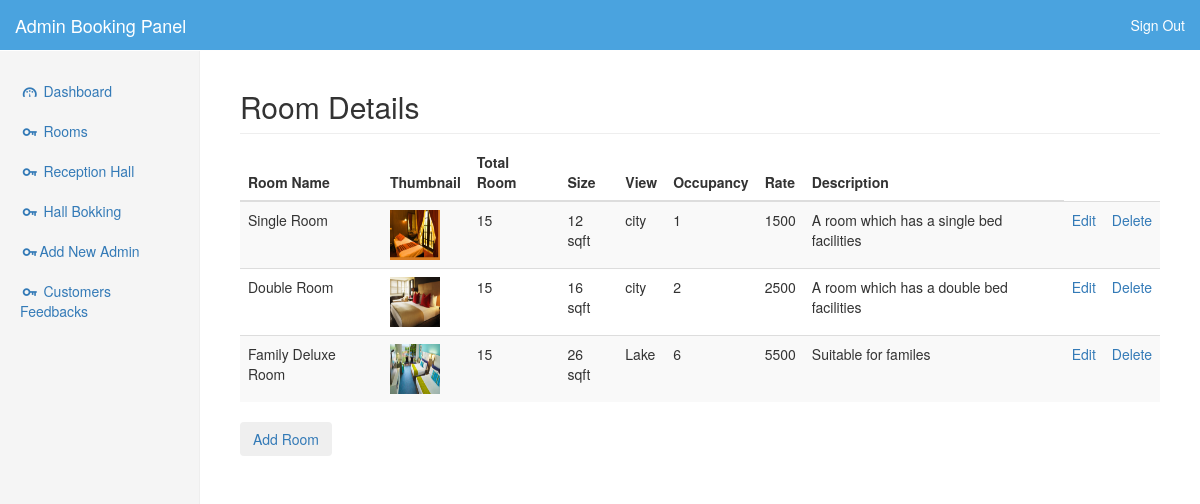
Screenshot of /HotelB/admin/room.php with the database file from the repository.
### tables this page shows
CREATE TABLE IF NOT EXISTS `room` (
  `room_id` int(255) NOT NULL,
  `total_room` int(255) NOT NULL,
  `occupancy` int(255) DEFAULT NULL,
  `size` varchar(30) DEFAULT NULL,
  `view` varchar(30) DEFAULT NULL,
  `room_name` varchar(50) NOT NULL,
  `descriptions` text,
  `rate` double NOT NULL,
  `imgpath` varchar(100) NOT NULL
);

### HotelB/admin/room.php (the view, shortened to what this page needs)
<!DOCTYPE html>
<html lang="en"><head><meta http-equiv="Content-Type" content="text/html; charset=UTF-8">
    <link href="css/bootstrap.min.css" rel="stylesheet">
    <link href="css/dashboard.css" rel="stylesheet">
	<link href="http://ajax.googleapis.com/ajax/libs/jqueryui/1.8/themes/base/jquery-ui.css" rel="stylesheet" type="text/css"/>
	<link href="css/datepicker.css" rel="stylesheet" type="text/css"/>
  <link rel="stylesheet" href="css/fontello.css">
    <link rel="stylesheet" href="css/animation.css">
 </head>
  <body>
    <nav class="navbar navbar-inverse navbar-fixed-top" role="navigation">
      <div class="container-fluid" style="background-color: #4aa3df;">
        <div class="navbar-header">
          <a class="navbar-brand" href="#" style="color: #ffffff;">Admin Booking Panel</a>
        </div>
        <div id="navbar" class="navbar-collapse collapse">
          <ul class="nav navbar-nav navbar-right">
            <li><a href="signout.php" style="color: #ffffff;">Sign Out</a></li>
          </ul>
        </div>
      </div>
    </nav>
    <div class="container-fluid">
      <div class="row">
        <div class="col-sm-5 col-md-2 sidebar">
          <ul class="nav nav-sidebar">
            <li><a href="dashboard.php"><i class="icon-gauge"></i> Dashboard <span class="sr-only">(current)</span></a></li>
				<li><a href="room.php"><i class="icon-key"></i> Rooms</a></li>
            <li><a href="reception.php"><i class="icon-key"></i> Reception Hall</a></li>
            <li><a href="rhbooking.php"><i class="icon-key"></i> Hall Bokking</a></li>
            <li><a href="newadmin.php"><i class="icon-key"></i>Add New Admin</a></li>
            <li><a href="feedback.php"><i class="icon-key"></i> Customers Feedbacks</a></li>
          </ul>
        </div>
        <div class="col-sm-9 col-sm-offset-3 col-md-10 col-md-offset-2 main" id="roomdetail">
          <h2 class="sub-header">Room Details</h2>
          <div class="table-responsive">
            <table class="table table-striped">
              <thead>
                <tr>
                  <th>Room Name</th>
                  <th>Thumbnail</th>
                  <th>Total Room</th>
				  <th>Size</th>
                  <th>View</th>
			      <th>Occupancy</th>
                  <th>Rate</th>
                  <th>Description</th>
                </tr>
              </thead>
              <tbody id="roominfo"  >
					<?php
						include './auth.php';
						$result = mysqli_query($con,"select * from room");
						if(mysqli_num_rows($result) > 0){
							while ($row = mysqli_fetch_array($result) ){
								print "<tr style=\"\">		 <td>".$row['room_name']."</td>\n";
								print "                  <td><img src=\"../".$row['imgpath']."\" style=\"height:50px;width:50px;\"\"></td>\n";
								print "                  <td>".$row['total_room']."</td>\n";
								print "                  <td>".$row['size']." </td>\n";
								print "                  <td>".$row['view']."</td>\n";
								print "                  <td>".$row['occupancy']."</td>\n";
								print "                  <td>".$row['rate']."</td>\n";
								print "                  <td>".$row['descriptions']."</td>\n";
								print "                  <td><a href=\"editroom.php?room_id=".$row['room_id']."\" \">Edit</a></td><td><a class=\"delete\" href=\"deleteroom.php?room_id=".$row['room_id']."\">Delete</a></td></tr>";
							}
						}
					?>
              </tbody>
            </table>
          </div>
		  <button type="button" class="btn" id="addroom"><a href="addroom.php>">Add Room</a></button>
        </div>
      </div>
    </div>
</body></html>

### HotelB/admin/css/dashboard.css (style rules this page uses)
body { padding-top: 50px; }
.sub-header { padding-bottom: 10px; border-bottom: 1px solid #eee; }
.navbar-fixed-top { border: 0; }
.sidebar { display: none; }
@media (min-width: 768px) { .sidebar { position: fixed; top: 51px; bottom: 0; left: 0; z-index: 1000; display: block; padding: 20px; overflow-x: hidden; overflow-y: auto; background-color: #f5f5f5; border-right: 1px solid #eee; } }
.nav-sidebar { margin-right: -21px; margin-bottom: 20px; margin-left: -20px; }
.nav-sidebar > li > a { padding-right: 20px; padding-left: 20px; }
.main { padding: 20px; }
@media (min-width: 768px) { .main { padding-right: 40px; padding-left: 40px; } }

### rows the page displays
room: room_name "Single Room", imgpath (picture), total_room "15", size "12 sqft", view "city", occupancy "1", rate "1500", descriptions "A room which has a single bed facilities"
room: room_name "Double Room", imgpath (picture), total_room "15", size "16 sqft", view "city", occupancy "2", rate "2500", descriptions "A room which has a double bed facilities"
room: room_name "Family Deluxe Room", imgpath (picture), total_room "15", size "26 sqft", view "Lake", occupancy "6", rate "5500", descriptions "Suitable for familes"
